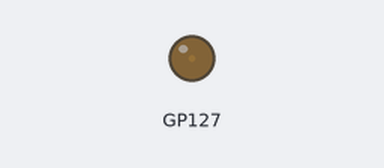
Recording of a program running on a simulated Raspberry Pi Pico running MicroPython. Shown: output pins drawn as LEDs (lit = HIGH). What the program prints to the serial console is not drawn.

Above: at 0.05 s.
At 1.15 s:
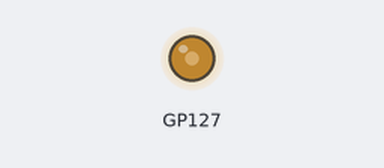
At 2.3 s:
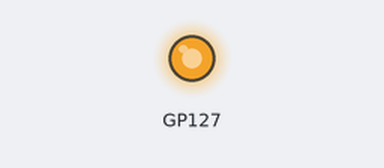
At 4.6 s:
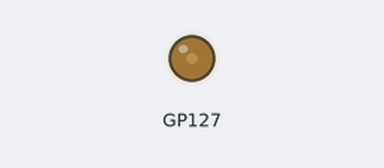
Timing chart, 0 to 6.7 s (numbered marks = the images above):
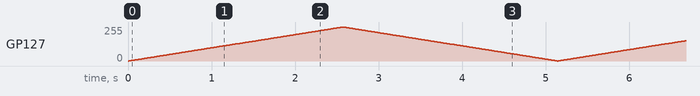

The program:

05_pwm_led_fade.py
```python
"""
PWM LED Fade Example for PSoC™ 6 MicroPython

This example demonstrates Pulse Width Modulation (PWM) by creating a smooth
LED fading effect. The LED brightness gradually increases and decreases.

PWM Configuration:
- Frequency: 1000 Hz (1 kHz) - high enough to avoid visible flicker
- Duty Cycle: 0-65535 (16-bit resolution)
  - 0 = 0% duty cycle (LED off)
  - 65535 = 100% duty cycle (LED fully on)

Supported Boards:
- CY8CPROTO-062-4343W (LED: P13_7)
- CY8CPROTO-063-BLE (LED: P6_3)
- CY8CKIT-062-BLE (LED: P13_7)
- CY8CKIT-062-WIFI-BT (LED: P13_7)
- CY8CKIT-062S2-43012 (LED: P13_7)

Note: PWM can be used with any GPIO pin, not just LED pins.
"""

from machine import Pin, PWM
import time

# Configuration - Change this to match your board
LED_PIN = 'P13_7'  # Default for most boards

# PWM Configuration
PWM_FREQ = 1000     # 1 kHz frequency
FADE_STEP = 256     # Step size for smooth fading
FADE_DELAY = 10     # Delay in ms between steps

# Create PWM object on the LED pin
pwm_led = PWM(Pin(LED_PIN))

# Set PWM frequency
pwm_led.freq(PWM_FREQ)

print(f"PWM LED fade example started on pin {LED_PIN}")
print(f"Frequency: {PWM_FREQ} Hz")
print("Press Ctrl+C to stop.")

try:
    while True:
        # Fade in (LED gets brighter)
        for duty in range(0, 65536, FADE_STEP):
            pwm_led.duty_u16(duty)
            time.sleep_ms(FADE_DELAY)

        # Fade out (LED gets dimmer)
        for duty in range(65535, -1, -FADE_STEP):
            pwm_led.duty_u16(duty)
            time.sleep_ms(FADE_DELAY)

except KeyboardInterrupt:
    print("\nStopped by user")
    pwm_led.deinit()  # Cleanup PWM

"""
PWM Applications:
- LED brightness control
- Motor speed control
- Servo motor positioning
- Audio tone generation
- Power regulation
"""
```
